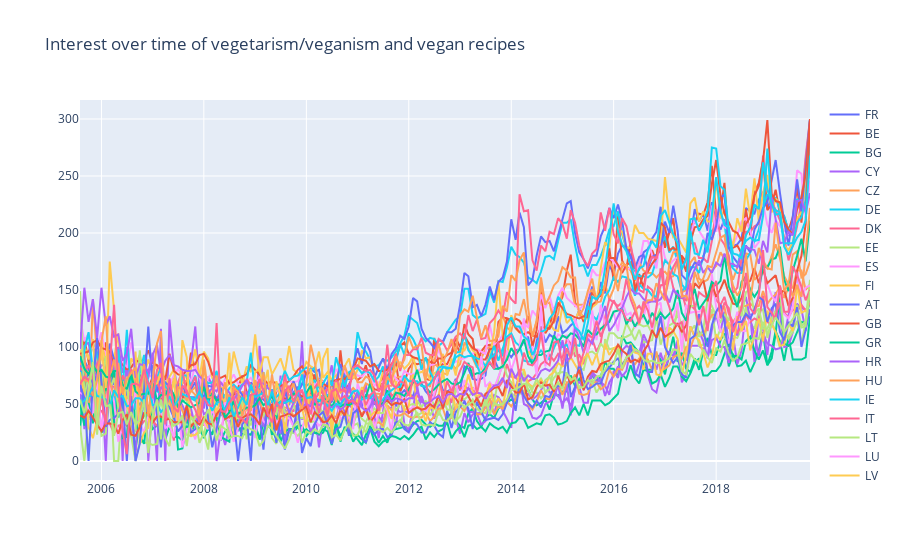

Notebook code for this chart:
### Code cell
plot_lines((df_veganism+df_vegetarism+df_vegan_cook), 0, "Interest over time of vegetarism/veganism and vegan recipes")

### Figure 1 — Plotly figure (JSON) as saved in the notebook; plotly's stock layout.template omitted (floating-point values rounded to 4 significant figures; data arrays with more than 128 entries replaced by an {"elided": "..."} marker saying what was removed)
{"data": [{"mode": "lines", "name": "FR", "type": "scatter", "x": {"elided": "172 str values"}, "y": {"elided": "172 int values"}}, {"mode": "lines", "name": "BE", "type": "scatter", "x": {"elided": "172 str values"}, "y": {"elided": "172 int values"}}, {"mode": "lines", "name": "BG", "type": "scatter", "x": {"elided": "172 str values"}, "y": {"elided": "172 int values"}}, {"mode": "lines", "name": "CY", "type": "scatter", "x": {"elided": "172 str values"}, "y": {"elided": "172 int values"}}, {"mode": "lines", "name": "CZ", "type": "scatter", "x": {"elided": "172 str values"}, "y": {"elided": "172 int values"}}, {"mode": "lines", "name": "DE", "type": "scatter", "x": {"elided": "172 str values"}, "y": {"elided": "172 int values"}}, {"mode": "lines", "name": "DK", "type": "scatter", "x": {"elided": "172 str values"}, "y": {"elided": "172 int values"}}, {"mode": "lines", "name": "EE", "type": "scatter", "x": {"elided": "172 str values"}, "y": {"elided": "172 int values"}}, {"mode": "lines", "name": "ES", "type": "scatter", "x": {"elided": "172 str values"}, "y": {"elided": "172 int values"}}, {"mode": "lines", "name": "FI", "type": "scatter", "x": {"elided": "172 str values"}, "y": {"elided": "172 int values"}}, {"mode": "lines", "name": "AT", "type": "scatter", "x": {"elided": "172 str values"}, "y": {"elided": "172 int values"}}, {"mode": "lines", "name": "GB", "type": "scatter", "x": {"elided": "172 str values"}, "y": {"elided": "172 int values"}}, {"mode": "lines", "name": "GR", "type": "scatter", "x": {"elided": "172 str values"}, "y": {"elided": "172 int values"}}, {"mode": "lines", "name": "HR", "type": "scatter", "x": {"elided": "172 str values"}, "y": {"elided": "172 int values"}}, {"mode": "lines", "name": "HU", "type": "scatter", "x": {"elided": "172 str values"}, "y": {"elided": "172 int values"}}, {"mode": "lines", "name": "IE", "type": "scatter", "x": {"elided": "172 str values"}, "y": {"elided": "172 int values"}}, {"mode": "lines", "name": "IT", "type": "scatter", "x": {"elided": "172 str values"}, "y": {"elided": "172 int values"}}, {"mode": "lines", "name": "LT", "type": "scatter", "x": {"elided": "172 str values"}, "y": {"elided": "172 int values"}}, {"mode": "lines", "name": "LU", "type": "scatter", "x": {"elided": "172 str values"}, "y": {"elided": "172 int values"}}, {"mode": "lines", "name": "LV", "type": "scatter", "x": {"elided": "172 str values"}, "y": {"elided": "172 int values"}}, {"mode": "lines", "name": "MT", "type": "scatter", "x": {"elided": "172 str values"}, "y": {"elided": "172 int values"}}, {"mode": "lines", "name": "NL", "type": "scatter", "x": {"elided": "172 str values"}, "y": {"elided": "172 int values"}}, {"mode": "lines", "name": "PL", "type": "scatter", "x": {"elided": "172 str values"}, "y": {"elided": "172 int values"}}, {"mode": "lines", "name": "PT", "type": "scatter", "x": {"elided": "172 str values"}, "y": {"elided": "172 int values"}}, {"mode": "lines", "name": "RO", "type": "scatter", "x": {"elided": "172 str values"}, "y": {"elided": "172 int values"}}, {"mode": "lines", "name": "SE", "type": "scatter", "x": {"elided": "172 str values"}, "y": {"elided": "172 int values"}}, {"mode": "lines", "name": "SI", "type": "scatter", "x": {"elided": "172 str values"}, "y": {"elided": "172 int values"}}, {"mode": "lines", "name": "SK", "type": "scatter", "x": {"elided": "172 str values"}, "y": {"elided": "172 int values"}}], "layout": {"autosize": true, "title": {"text": "Interest over time of vegetarism/veganism and vegan recipes"}, "xaxis": {"autorange": true, "range": ["2005-08-01", "2019-11-01"], "type": "date"}, "yaxis": {"autorange": true, "range": [-16.67, 316.7], "type": "linear"}}}
